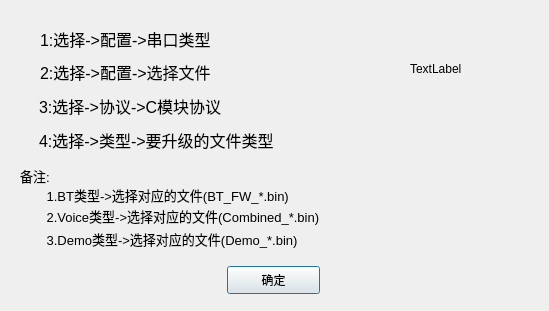
<?xml version="1.0" encoding="UTF-8"?>
<ui version="4.0">
 <class>diaHelp</class>
 <widget class="QDialog" name="diaHelp">
  <property name="geometry">
   <rect>
    <x>0</x>
    <y>0</y>
    <width>549</width>
    <height>311</height>
   </rect>
  </property>
  <property name="windowTitle">
   <string>使用帮助</string>
  </property>
  <widget class="QLabel" name="lbl_sp_1">
   <property name="geometry">
    <rect>
     <x>40</x>
     <y>23</y>
     <width>341</width>
     <height>31</height>
    </rect>
   </property>
   <property name="font">
    <font>
     <family>Arial</family>
     <pointsize>12</pointsize>
    </font>
   </property>
   <property name="text">
    <string>1:选择-&gt;配置-&gt;串口类型</string>
   </property>
  </widget>
  <widget class="QLabel" name="lbl_sp_2">
   <property name="geometry">
    <rect>
     <x>40</x>
     <y>56</y>
     <width>331</width>
     <height>31</height>
    </rect>
   </property>
   <property name="font">
    <font>
     <family>Arial</family>
     <pointsize>12</pointsize>
    </font>
   </property>
   <property name="text">
    <string>2:选择-&gt;配置-&gt;选择文件</string>
   </property>
  </widget>
  <widget class="QLabel" name="lbl_sp_3">
   <property name="geometry">
    <rect>
     <x>39</x>
     <y>90</y>
     <width>341</width>
     <height>31</height>
    </rect>
   </property>
   <property name="font">
    <font>
     <family>Arial</family>
     <pointsize>12</pointsize>
    </font>
   </property>
   <property name="text">
    <string>3:选择-&gt;协议-&gt;C模块协议</string>
   </property>
  </widget>
  <widget class="QLabel" name="lbl_tip_1">
   <property name="geometry">
    <rect>
     <x>20</x>
     <y>160</y>
     <width>391</width>
     <height>31</height>
    </rect>
   </property>
   <property name="font">
    <font>
     <family>Arial</family>
     <pointsize>10</pointsize>
    </font>
   </property>
   <property name="text">
    <string>备注:</string>
   </property>
  </widget>
  <widget class="QLabel" name="lbl_tip_2">
   <property name="geometry">
    <rect>
     <x>43</x>
     <y>185</y>
     <width>501</width>
     <height>20</height>
    </rect>
   </property>
   <property name="font">
    <font>
     <family>Arial</family>
     <pointsize>10</pointsize>
    </font>
   </property>
   <property name="text">
    <string> 1.BT类型-&gt;选择对应的文件(BT_FW_*.bin)</string>
   </property>
  </widget>
  <widget class="QPushButton" name="btnOK">
   <property name="geometry">
    <rect>
     <x>227</x>
     <y>266</y>
     <width>93</width>
     <height>28</height>
    </rect>
   </property>
   <property name="text">
    <string>确定</string>
   </property>
  </widget>
  <widget class="QLabel" name="lblLogo">
   <property name="geometry">
    <rect>
     <x>410</x>
     <y>38</y>
     <width>72</width>
     <height>61</height>
    </rect>
   </property>
   <property name="text">
    <string>TextLabel</string>
   </property>
  </widget>
  <widget class="QLabel" name="lbl_sp_4">
   <property name="geometry">
    <rect>
     <x>39</x>
     <y>124</y>
     <width>361</width>
     <height>31</height>
    </rect>
   </property>
   <property name="font">
    <font>
     <family>Arial</family>
     <pointsize>12</pointsize>
    </font>
   </property>
   <property name="text">
    <string>4:选择-&gt;类型-&gt;要升级的文件类型</string>
   </property>
  </widget>
  <widget class="QLabel" name="lbl_tip_3">
   <property name="geometry">
    <rect>
     <x>43</x>
     <y>206</y>
     <width>501</width>
     <height>20</height>
    </rect>
   </property>
   <property name="font">
    <font>
     <family>Arial</family>
     <pointsize>10</pointsize>
    </font>
   </property>
   <property name="text">
    <string> 2.Voice类型-&gt;选择对应的文件(Combined_*.bin)</string>
   </property>
  </widget>
  <widget class="QLabel" name="lbl_tip_4">
   <property name="geometry">
    <rect>
     <x>43</x>
     <y>229</y>
     <width>501</width>
     <height>20</height>
    </rect>
   </property>
   <property name="font">
    <font>
     <family>Arial</family>
     <pointsize>10</pointsize>
    </font>
   </property>
   <property name="text">
    <string> 3.Demo类型-&gt;选择对应的文件(Demo_*.bin)</string>
   </property>
  </widget>
 </widget>
 <resources/>
 <connections/>
</ui>
